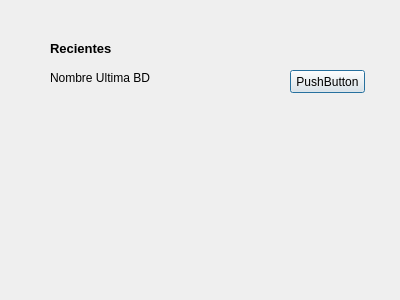
<?xml version="1.0" encoding="UTF-8"?>
<ui version="4.0">
 <class>AbrirBD</class>
 <widget class="QDialog" name="AbrirBD">
  <property name="geometry">
   <rect>
    <x>0</x>
    <y>0</y>
    <width>400</width>
    <height>300</height>
   </rect>
  </property>
  <property name="windowTitle">
   <string>Dialog</string>
  </property>
  <widget class="QLabel" name="label">
   <property name="geometry">
    <rect>
     <x>50</x>
     <y>40</y>
     <width>61</width>
     <height>16</height>
    </rect>
   </property>
   <property name="font">
    <font>
     <pointsize>10</pointsize>
     <weight>75</weight>
     <bold>true</bold>
    </font>
   </property>
   <property name="text">
    <string>Recientes</string>
   </property>
  </widget>
  <widget class="QLabel" name="label_2">
   <property name="geometry">
    <rect>
     <x>50</x>
     <y>70</y>
     <width>131</width>
     <height>16</height>
    </rect>
   </property>
   <property name="text">
    <string>Nombre Ultima BD </string>
   </property>
  </widget>
  <widget class="QPushButton" name="pushButton">
   <property name="geometry">
    <rect>
     <x>290</x>
     <y>70</y>
     <width>75</width>
     <height>23</height>
    </rect>
   </property>
   <property name="text">
    <string>PushButton</string>
   </property>
  </widget>
 </widget>
 <resources/>
 <connections/>
</ui>
